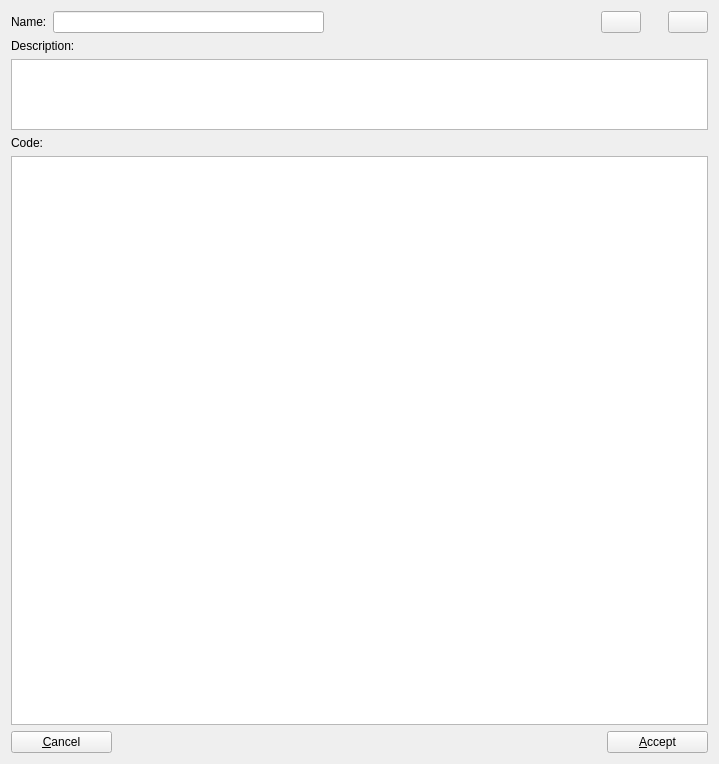
<ui version="4.0" >
 <class>templateeditfrm</class>
 <widget class="QWidget" name="templateeditfrm" >
  <property name="geometry" >
   <rect>
    <x>0</x>
    <y>0</y>
    <width>719</width>
    <height>764</height>
   </rect>
  </property>
  <property name="windowTitle" >
   <string>Form</string>
  </property>
  <property name="windowIcon" >
   <iconset resource="../resources/images/first4.qrc" >:/wordprocessing32x32.png</iconset>
  </property>
  <layout class="QGridLayout" >
   <item row="0" column="0" >
    <layout class="QHBoxLayout" >
     <item>
      <widget class="QLabel" name="label" >
       <property name="text" >
        <string>Name:</string>
       </property>
      </widget>
     </item>
     <item>
      <widget class="QLineEdit" name="txtname" >
       <property name="minimumSize" >
        <size>
         <width>200</width>
         <height>0</height>
        </size>
       </property>
      </widget>
     </item>
     <item>
      <spacer>
       <property name="orientation" >
        <enum>Qt::Horizontal</enum>
       </property>
       <property name="sizeHint" >
        <size>
         <width>40</width>
         <height>20</height>
        </size>
       </property>
      </spacer>
     </item>
     <item>
      <widget class="QPushButton" name="pushButton_2" >
       <property name="toolTip" >
        <string>&lt;html>&lt;head>&lt;meta name="qrichtext" content="1" />&lt;style type="text/css">
p, li { white-space: pre-wrap; }
&lt;/style>&lt;/head>&lt;body style=" font-family:'Sans Serif'; font-size:9pt; font-weight:400; font-style:normal;">
&lt;p style=" margin-top:0px; margin-bottom:0px; margin-left:0px; margin-right:0px; -qt-block-indent:0; text-indent:0px;">Preview&lt;/p>&lt;/body>&lt;/html></string>
       </property>
       <property name="text" >
        <string/>
       </property>
       <property name="icon" >
        <iconset resource="../resources/images/first4.qrc" >:/wordprocessing32x32.png</iconset>
       </property>
      </widget>
     </item>
     <item>
      <spacer>
       <property name="orientation" >
        <enum>Qt::Horizontal</enum>
       </property>
       <property name="sizeType" >
        <enum>QSizePolicy::Fixed</enum>
       </property>
       <property name="sizeHint" >
        <size>
         <width>21</width>
         <height>20</height>
        </size>
       </property>
      </spacer>
     </item>
     <item>
      <widget class="QPushButton" name="btnimport" >
       <property name="toolTip" >
        <string>&lt;html>&lt;head>&lt;meta name="qrichtext" content="1" />&lt;style type="text/css">
p, li { white-space: pre-wrap; }
&lt;/style>&lt;/head>&lt;body style=" font-family:'Sans Serif'; font-size:9pt; font-weight:400; font-style:normal;">
&lt;p style=" margin-top:0px; margin-bottom:0px; margin-left:0px; margin-right:0px; -qt-block-indent:0; text-indent:0px;">Import from file&lt;/p>&lt;/body>&lt;/html></string>
       </property>
       <property name="text" >
        <string/>
       </property>
       <property name="icon" >
        <iconset resource="../resources/images/first4.qrc" >:/impexp.png</iconset>
       </property>
      </widget>
     </item>
    </layout>
   </item>
   <item row="1" column="0" >
    <widget class="QLabel" name="label_3" >
     <property name="text" >
      <string>Description:</string>
     </property>
    </widget>
   </item>
   <item row="2" column="0" >
    <widget class="QTextEdit" name="txtdata_2" >
     <property name="minimumSize" >
      <size>
       <width>0</width>
       <height>71</height>
      </size>
     </property>
     <property name="maximumSize" >
      <size>
       <width>16777215</width>
       <height>71</height>
      </size>
     </property>
    </widget>
   </item>
   <item row="3" column="0" >
    <widget class="QLabel" name="label_2" >
     <property name="text" >
      <string>Code:</string>
     </property>
    </widget>
   </item>
   <item row="4" column="0" >
    <widget class="QTextEdit" name="txtdata" />
   </item>
   <item row="5" column="0" >
    <layout class="QHBoxLayout" >
     <item>
      <widget class="QPushButton" name="btncancel" >
       <property name="sizePolicy" >
        <sizepolicy vsizetype="Fixed" hsizetype="Fixed" >
         <horstretch>0</horstretch>
         <verstretch>0</verstretch>
        </sizepolicy>
       </property>
       <property name="minimumSize" >
        <size>
         <width>101</width>
         <height>0</height>
        </size>
       </property>
       <property name="text" >
        <string>&amp;Cancel</string>
       </property>
       <property name="icon" >
        <iconset resource="../resources/images/first4.qrc" >:/button_cancel.png</iconset>
       </property>
      </widget>
     </item>
     <item>
      <spacer>
       <property name="orientation" >
        <enum>Qt::Horizontal</enum>
       </property>
       <property name="sizeHint" >
        <size>
         <width>40</width>
         <height>20</height>
        </size>
       </property>
      </spacer>
     </item>
     <item>
      <widget class="QPushButton" name="btnaccept" >
       <property name="sizePolicy" >
        <sizepolicy vsizetype="Fixed" hsizetype="Fixed" >
         <horstretch>0</horstretch>
         <verstretch>0</verstretch>
        </sizepolicy>
       </property>
       <property name="minimumSize" >
        <size>
         <width>101</width>
         <height>0</height>
        </size>
       </property>
       <property name="text" >
        <string>&amp;Accept</string>
       </property>
       <property name="icon" >
        <iconset resource="../resources/images/first4.qrc" >:/button_ok.png</iconset>
       </property>
      </widget>
     </item>
    </layout>
   </item>
  </layout>
 </widget>
 <resources>
  <include location="../resources/images/first4.qrc" />
 </resources>
 <connections/>
</ui>
